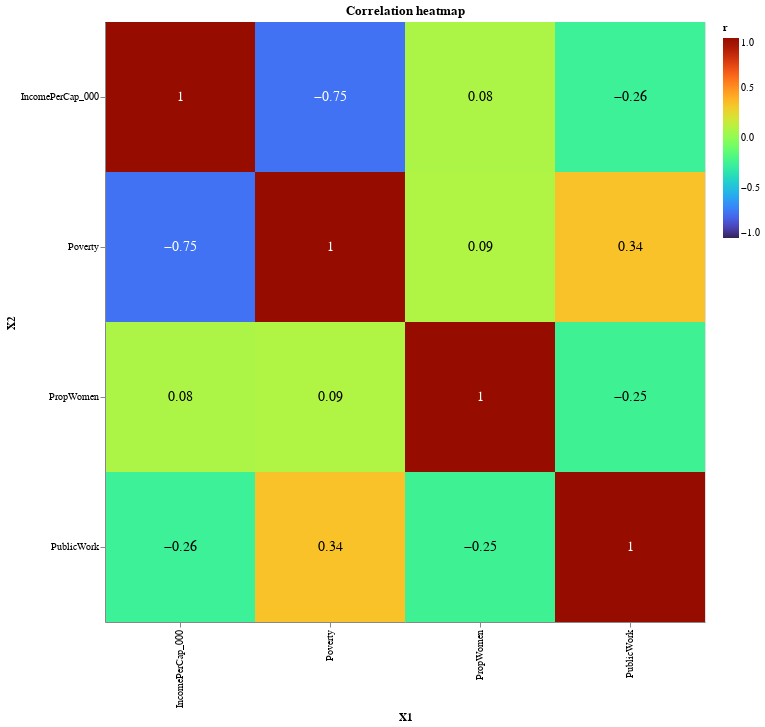

The cell this chart's notebook holds for it:
### Markdown cell above
Plot a heatmap of the correlation matrix.

### Code cell
#| code-summary: 'Plot a heatmap the correlation matrix'
_gsource = (
    v_sample
    .transform(standardise)
    .corr()
    .reset_index(drop=False)
    .rename(columns={'index': 'X1'})
    .melt(id_vars='X1', var_name='X2', value_name='r')
    .round(2)
)

_base = alt.Chart(_gsource).encode(
    x='X1',
    y='X2'
)

_heatmap = _base.mark_rect().encode(
    color=alt.Color(
                "r",
                scale=alt.Scale(scheme="turbo", domain=np.linspace(-1, 1)))
)

_text = _base.mark_text(baseline='middle', size=14).encode(
    text='r',
    color=alt.condition(
        abs(alt.datum.r) > 0.5,
        alt.value('white'),
        alt.value('black')
    )
)

(_heatmap + _text).properties(
    title='Correlation heatmap',
    width=600,
    height=600,
)

### Figure 1 — Vega-Lite specification as saved in the notebook (floating-point values rounded to 4 significant figures)
{"config": {"view": {"continuousWidth": 400, "continuousHeight": 300}}, "layer": [{"mark": "rect", "encoding": {"color": {"field": "r", "scale": {"domain": [-1.0, -0.9592, -0.9184, -0.8776, -0.8367, -0.7959, -0.7551, -0.7143, -0.6735, -0.6327, -0.5918, -0.551, -0.5102, -0.4694, -0.4286, -0.3878, -0.3469, -0.3061, -0.2653, -0.2245, -0.1837, -0.1429, -0.102, -0.06122, -0.02041, 0.02041, 0.06122, 0.102, 0.1429, 0.1837, 0.2245, 0.2653, 0.3061, 0.3469, 0.3878, 0.4286, 0.4694, 0.5102, 0.551, 0.5918, 0.6327, 0.6735, 0.7143, 0.7551, 0.7959, 0.8367, 0.8776, 0.9184, 0.9592, 1.0], "scheme": "turbo"}, "type": "quantitative"}, "x": {"field": "X1", "type": "nominal"}, "y": {"field": "X2", "type": "nominal"}}}, {"mark": {"type": "text", "baseline": "middle", "size": 14}, "encoding": {"color": {"condition": {"value": "white", "test": "(abs(datum.r) > 0.5)"}, "value": "black"}, "text": {"field": "r", "type": "quantitative"}, "x": {"field": "X1", "type": "nominal"}, "y": {"field": "X2", "type": "nominal"}}}], "data": {"name": "data-d5ceca375fca5f76d64015a69b32cc81"}, "height": 600, "title": "Correlation heatmap", "width": 600, "$schema": "https://vega.github.io/schema/vega-lite/v4.17.0.json", "datasets": {"data-d5ceca375fca5f76d64015a69b32cc81": [{"X1": "IncomePerCap_000", "X2": "IncomePerCap_000", "r": 1.0}, {"X1": "PropWomen", "X2": "IncomePerCap_000", "r": 0.08}, {"X1": "Poverty", "X2": "IncomePerCap_000", "r": -0.75}, {"X1": "PublicWork", "X2": "IncomePerCap_000", "r": -0.26}, {"X1": "IncomePerCap_000", "X2": "PropWomen", "r": 0.08}, {"X1": "PropWomen", "X2": "PropWomen", "r": 1.0}, {"X1": "Poverty", "X2": "PropWomen", "r": 0.09}, {"X1": "PublicWork", "X2": "PropWomen", "r": -0.25}, {"X1": "IncomePerCap_000", "X2": "Poverty", "r": -0.75}, {"X1": "PropWomen", "X2": "Poverty", "r": 0.09}, {"X1": "Poverty", "X2": "Poverty", "r": 1.0}, {"X1": "PublicWork", "X2": "Poverty", "r": 0.34}, {"X1": "IncomePerCap_000", "X2": "PublicWork", "r": -0.26}, {"X1": "PropWomen", "X2": "PublicWork", "r": -0.25}, {"X1": "Poverty", "X2": "PublicWork", "r": 0.34}, {"X1": "PublicWork", "X2": "PublicWork", "r": 1.0}]}}
